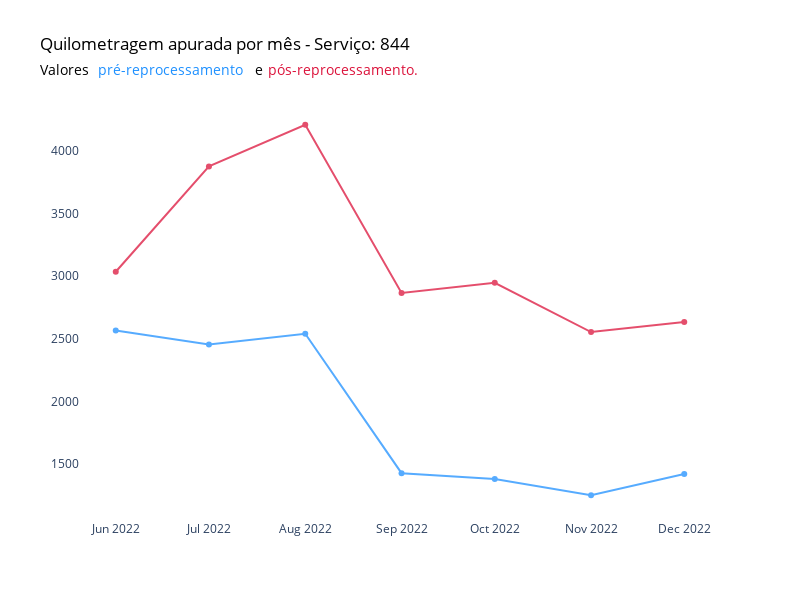

Notebook source saved alongside this figure:
### Code cell
# Criar o gráfico de linha
fig = go.Figure()

# Adicionar a linha com pontos para km_mes_ano['distancia_total']
fig.add_trace(go.Scatter(x=km_mes_ano['mes_ano'], y=km_mes_ano['distancia_total'],
                         mode='lines+markers',
                         name='Km pré-reprocessamento',
                         marker=dict(color='dodgerblue'),
                         opacity=0.75))

# Adicionar a linha com pontos para km_mes_ano['distancia_total_reprocessada']
fig.add_trace(go.Scatter(x=km_mes_ano['mes_ano'], y=km_mes_ano['distancia_total_reprocessada'],
                         mode='lines+markers',
                         name='Km reprocessada',
                         marker=dict(color='crimson'),
                         opacity=0.75))

# Configurar layout e outros parâmetros do gráfico
fig.update_layout(
    title=dict(text="Quilometragem apurada por mês - Serviço: 844", font=dict(color='black')),
    showlegend=False,
    width=800,
    height=600,
    plot_bgcolor='white',
    xaxis=dict(showgrid=False, zeroline=False),
    yaxis=dict(showgrid=False, zeroline=False),
    # Adicionando anotações para o subtítulo com cores específicas
    annotations=[
        dict(
            x=-0.065,
            y=1.10,
            xref='paper',
            yref='paper',
            xanchor='left',
            text='Valores',
            showarrow=False,
            font=dict(color='black', size=14)
        ),
        dict(
            x=0.025,
            y=1.10,
            xref='paper',
            yref='paper',
            xanchor='left',
            text='pré-reprocessamento',
            showarrow=False,
            font=dict(color='dodgerblue', size=14)
        ),
        dict(
            x=0.27,
            y=1.10,
            xref='paper',
            yref='paper',
            xanchor='left',
            text='e',
            showarrow=False,
            font=dict(color='black', size=14)
        ),
        dict(
            x=0.29,
            y=1.10,
            xref='paper',
            yref='paper',
            xanchor='left',
            text='pós-reprocessamento.',
            showarrow=False,
            font=dict(color='crimson', size=14)
        )
    ]
)

fig.show()

### Figure 1 — Plotly figure (JSON) as saved in the notebook; plotly's stock layout.template omitted (floating-point values rounded to 4 significant figures)
{"data": [{"marker": {"color": "dodgerblue"}, "mode": "lines+markers", "name": "Km pré-reprocessamento", "opacity": 0.75, "type": "scatter", "x": ["2022-06", "2022-07", "2022-08", "2022-09", "2022-10", "2022-11", "2022-12"], "y": [2567.0, 2454.0, 2539.0, 1426.0, 1378.0, 1249.0, 1419.0]}, {"marker": {"color": "crimson"}, "mode": "lines+markers", "name": "Km reprocessada", "opacity": 0.75, "type": "scatter", "x": ["2022-06", "2022-07", "2022-08", "2022-09", "2022-10", "2022-11", "2022-12"], "y": [3035.0, 3877.0, 4210.0, 2865.0, 2947.0, 2553.0, 2635.0]}], "layout": {"annotations": [{"font": {"color": "black", "size": 14}, "showarrow": false, "text": "Valores", "x": -0.065, "xanchor": "left", "xref": "paper", "y": 1.1, "yref": "paper"}, {"font": {"color": "dodgerblue", "size": 14}, "showarrow": false, "text": "pré-reprocessamento", "x": 0.025, "xanchor": "left", "xref": "paper", "y": 1.1, "yref": "paper"}, {"font": {"color": "black", "size": 14}, "showarrow": false, "text": "e", "x": 0.27, "xanchor": "left", "xref": "paper", "y": 1.1, "yref": "paper"}, {"font": {"color": "crimson", "size": 14}, "showarrow": false, "text": "pós-reprocessamento.", "x": 0.29, "xanchor": "left", "xref": "paper", "y": 1.1, "yref": "paper"}], "height": 600, "plot_bgcolor": "white", "showlegend": false, "title": {"font": {"color": "black"}, "text": "Quilometragem apurada por mês - Serviço: 844"}, "width": 800, "xaxis": {"showgrid": false, "zeroline": false}, "yaxis": {"showgrid": false, "zeroline": false}}}
